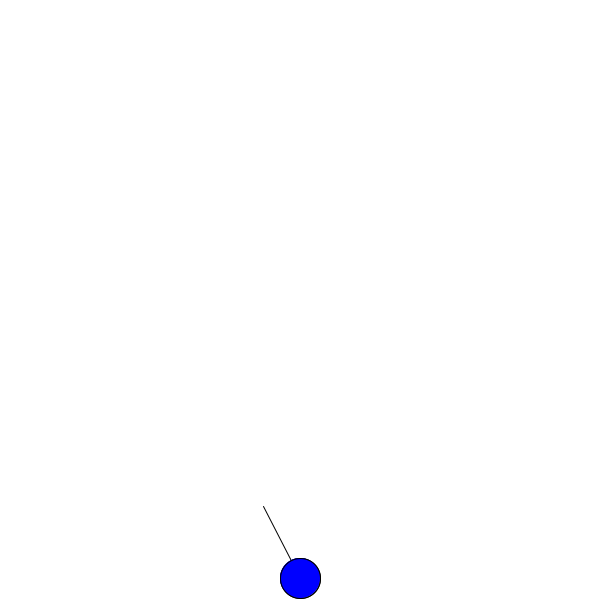
Frame 1 (no input)
Frame 60 (the mouse pressed at the canvas centre just before this capture): identical to frame 1, image omitted
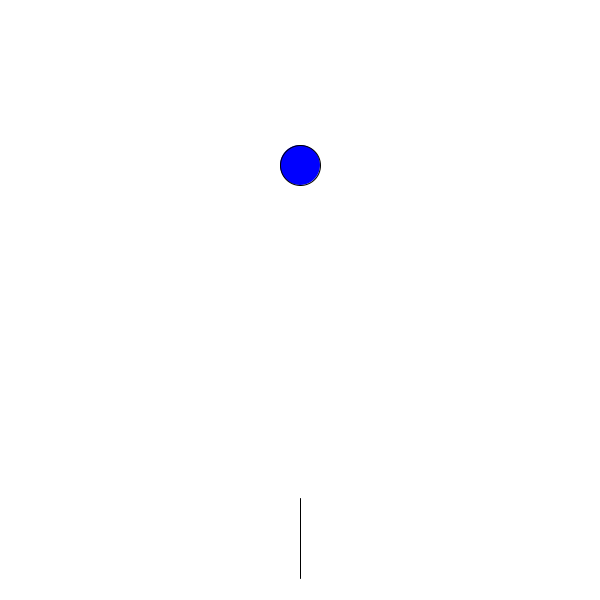
Frame 120 (the mouse held since frame 60 and released just before this capture)

The Processing sketch that drew these frames (run headless with seeded random() and noise(); from frame 60 on, the mouse is pressed at the canvas centre):

// Processing sketch: Bubble_Shooter
// ── Bubble_Shooter.pde
float dt = 0.1;
PVector p, vel, r, altura, initialP;
boolean press = false;
float lineLength = 80; // Longitud de la línea

void setup() {
  size (600, 600);
  p = new PVector(width/2, height - 22);
  initialP = p.copy(); 
}

void draw() {

  background(255);

  //Particula p
  stroke(0);
  fill(0, 0, 255);
  ellipse(p.x, p.y, 40, 40);
  
  // Dibujar línea
  PVector mousePos = new PVector(mouseX, mouseY);
  PVector lineDirection = PVector.sub(mousePos, initialP);
  lineDirection.normalize();
  lineDirection.mult(lineLength);
  PVector lineEnd = PVector.add(initialP, lineDirection);
  line(initialP.x, initialP.y, lineEnd.x, lineEnd.y);

  if ( press == true) {

    

    p.add(PVector.mult(vel, dt));
    if (p.y < 0 || p.x < 0 || p.x > width)
    {
      press = false;
    }
  } 
  else {
    stroke(0);
    fill(0, 0, 255);
    p = new PVector(width/2, height - 22);
    ellipse(p.x, p.y, 40, 40);
  }
}

void mousePressed() {
  r = new PVector (mouseX, mouseY);
  vel = PVector.sub(r, p);
  vel.normalize();
  vel.mult(70);
  press = true;
}
